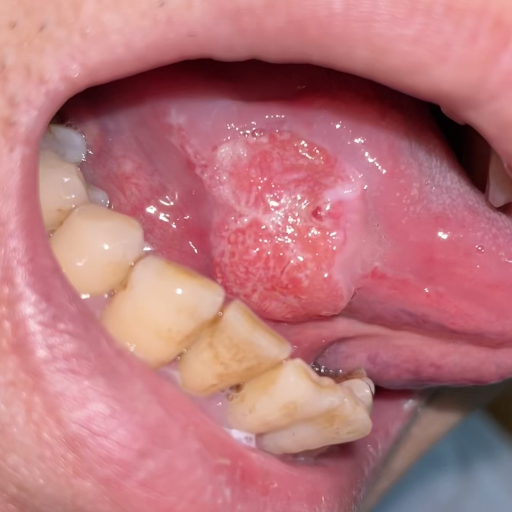
#> input picture samples/center-position/cancer/00031.jpg, 1024 x 1024 px (shown at 1/2 size); its folder holds only this picture in this run
$ python create_dataset.py
#> lines starting #> are read from the running program, lines starting #| are printed output that depends on the picture; pictures that were not available may be replaced by others from this repository, and a replacement may not be noted
### prepare_data/utils.py
import os
import cv2
import numpy as np

# [31 lines left out: functions wline, resize, get_allfiles, not called in this run]

def list_dir(filepath):
    files=[]
    pathDir=os.listdir(filepath)
    if os.path.isfile(os.path.join(filepath,pathDir[0])):
        return pathDir

    pathDir.sort(key=lambda x: x[:-4].lower(),reverse=True)
    for eachfile in pathDir:
        #file=os.path.join('%s\%s' %(filepath,eachfile))
        #print(eachfile)
        files.append(eachfile)
    return files


# [68 lines left out: functions read_pathfiles, remove_files, read_images, get_roiimg, autofind_wh, read_txtline_to_list, not called in this run]

def cv_imread(file_path,shape=None):
    # [4 lines of commented-out code are left out]

    if shape!=None:
        npdata=np.fromfile(file_path,dtype=np.uint8)#.reshape((shape[0], shape[1],3))
    else:
        npdata=np.fromfile(file_path,dtype=np.uint8)
    cv_img=cv2.imdecode(npdata, cv2.IMREAD_COLOR)
    return cv_img


def cv_imwrite(filePath,img):
    cv2.imencode('.jpg', img)[1].tofile(filePath) #正确的解决办法

def save_patches(path,filename,img,rects,save_imgsize):
    for i,rect in enumerate(rects):
        roiImg = img[rect[1]:rect[3],rect[0]:rect[2]] #利用numpy中的数组切片设置ROI区域
        file,ext=os.path.splitext(filename)
        roiImg = cv2.resize(roiImg,save_imgsize)
        cv_imwrite(os.path.join(path,file+"_"+str(i)+".jpg"),roiImg)

### create_experiment_data/augmentation.py
import numpy as np
import random as rand
import cv2
import os
import time
from utils import read_txtline_to_list,list_dir,cv_imread,cv_imwrite,save_patches
import math

def get_boundingbox(point,boxsize,imgWidth,imgHeight):
    x_start=0
    y_start=0
    box_width=boxsize
    box_height=boxsize

    if( point[0] +box_width/2>imgWidth):
        x_start=imgWidth-box_width
    elif( point[0]-box_width/2<0):
        x_start=0
    else:
        x_start=point[0]-box_width/2

    if( point[1] +box_height/2>imgHeight):
        y_start=imgHeight-box_height
    elif(point[1]-box_height/2<0):
        y_start=0
    else:
        y_start=point[1]-box_height/2

    return int(x_start),int(y_start),int(x_start+box_width),int(y_start+box_height)

# [13 lines left out: functions vis_patches, box2center, not called in this run]

def get_neighbor_patches(cX,cY,img_width,img_height,patch_size=512,arate=2,b_random=False):
    rects=[]
    offset=0
    if b_random==False:
        offset=int(patch_size/8)
    else:
        rand.seed(time.time())
        offset=int(rand.random()*patch_size/5)
    if arate==1:
        rects.append(get_boundingbox((cX,cY),patch_size,img_width,img_height))
    elif arate==3:
        rects.append(get_boundingbox((cX-offset,cY-offset),patch_size,img_width,img_height))
        rects.append(get_boundingbox((cX+offset,cY+offset),patch_size,img_width,img_height))
        rects.append(get_boundingbox((cX,cY),patch_size,img_width,img_height))
    elif arate==5:
        rects.append(get_boundingbox((cX-offset,cY-offset),patch_size,img_width,img_height))
        rects.append(get_boundingbox((cX-offset,cY+offset),patch_size,img_width,img_height))
        rects.append(get_boundingbox((cX+offset,cY-offset),patch_size,img_width,img_height))
        rects.append(get_boundingbox((cX+offset,cY+offset),patch_size,img_width,img_height))
        rects.append(get_boundingbox((cX,cY),patch_size,img_width,img_height))
    elif arate==15:
        for i in range(14):
            theta=round(360/14)*(1+i)
            x=cX+round(offset*math.cos(math.radians(theta)))
            y=cY+round(offset*math.sin(math.radians(theta)))
            print(i,theta,round(offset*math.cos(math.radians(theta))),round(offset*math.sin(math.radians(theta))))
            rects.append(get_boundingbox((x,y),patch_size,img_width,img_height))
        rects.append(get_boundingbox((cX,cY),patch_size,img_width,img_height))
    else:
        raise AssertionError("the arugment rate is not supported")
    tmp=set(rects)
    return list(tmp)

# [88 lines left out: functions get_rotate_patches, create_negative_patches, not called in this run]


def rotate_point(point1, point2, angle, height):
    """
    点point1绕点point2(base point)旋转angle(正：表示逆时针，负：表示顺时针)后的点
    ======================================
    在平面坐标上，任意点P(x1,y1)，绕一个坐标点Q(x2,y2)旋转θ角度后,新的坐标设为(x, y)的计算公式：
    x= (x1 - x2)*cos(θ) - (y1 - y2)*sin(θ) + x2 ;
    y= (x1 - x2)*sin(θ) + (y1 - y2)*cos(θ) + y2 ;
    ======================================
    将图像坐标(x,y)转换到平面坐标(x`,y`)：
    """
    x1, y1 = point1
    x2, y2 = point2
    # transform the image coordinate to the plane coordinate
    y1 = height - y1
    y2 = height - y2
    x = (x1 - x2) * np.cos(np.pi / 180.0 * angle) - (y1 - y2) * np.sin(np.pi / 180.0 * angle) + x2
    y = (x1 - x2) * np.sin(np.pi / 180.0 * angle) + (y1 - y2) * np.cos(np.pi / 180.0 * angle) + y2
    # transform the plane coordinate to the image coordinate
    y = height - y
    return (x,y)


# [17 lines left out: function rotate_bound_samesize, not called in this run]

def rotate_bound_largersize(image, angle,point):
    # grab the dimensions of the image and then determine the
    # center
    (h, w) = image.shape[:2]
    (cX, cY) = (w // 2, h // 2)

    affine_point=rotate_point(point, (int(cX), int(cY)), -angle, h)
    # grab the rotation matrix (applying the negative of the
    # angle to rotate clockwise), then grab the sine and cosine
    # (i.e., the rotation components of the matrix)
    M = cv2.getRotationMatrix2D((cX, cY), -angle, 1.0)
    cos = np.abs(M[0, 0])
    sin = np.abs(M[0, 1])

    # compute the new bounding dimensions of the image
    nW = int((h * sin) + (w * cos))
    nH = int((h * cos) + (w * sin))

    # adjust the rotation matrix to take into account translation
    M[0, 2] += (nW / 2) - cX
    M[1, 2] += (nH / 2) - cY

    # perform the actual rotation and return the image
    ret=cv2.warpAffine(image, M, (nW, nH),cv2.INTER_LINEAR,cv2.BORDER_CONSTANT,)
    #cv2.circle(ret, (int(affine_point[0]),int(affine_point[1])), 4, (0, 0, 255), 3)
    return ret

# [14 lines that do not run on import are left out]

### prepare_data/create_dataset.py
from utils import list_dir,cv_imread,cv_imwrite,save_patches
import os
import cv2
import augmentation as ag
import random

def create_center_position_patches(input_dir,output_dir,patch_size,save_image_size,neighboring_num,b_rotate):

    files=list_dir(input_dir)
    print("the number of files in %s: %d" %(input_dir, len(files)))
    num_patches=0
    for j,eachfile in enumerate(files):
        filepre,fileext=os.path.splitext(eachfile)
        imgfile=os.path.join(input_dir,eachfile)
        img=cv_imread(imgfile)
        if img.any()==None:
            print("read image %s file failed",imgfile)
        if int(img.shape[0]*100/img.shape[1])==133:
            img=cv2.resize(img,(3000,4000))
        elif int(img.shape[0]*100/img.shape[1])==75:
            img=cv2.resize(img,(4000,3000))
        elif img.shape[0]>img.shape[1]:
            rate=4000/img.shape[0]
            img=cv2.resize(img,(int(img.shape[1]*rate),int(img.shape[0]*rate)))
        elif img.shape[0]<img.shape[1]:
            rate=4000/img.shape[1]
            img=cv2.resize(img,(int(img.shape[1]*rate),int(img.shape[0]*rate)))

        height, width=img.shape[0],img.shape[1]
        cX=int(img.shape[1]/2)
        cY=int(img.shape[0]/2)

        rects=ag.get_neighbor_patches(cX,cY,width,height,patch_size=patch_size,arate=neighboring_num)
        #img=ag.rotate_bound_samesize(img,30,shapes["points"])
        save_patches(output_dir,filepre+"_1.jpg",img,rects,save_image_size)
        num_patches+=len(rects)
        if b_rotate:
            ret_img=ag.rotate_bound_largersize(img,-15,(cX,cY))
            height_inc, width_inc=int((ret_img.shape[0]-img.shape[0])/2),int((ret_img.shape[1]-img.shape[1])/2)
            nrects=[(a[0]+width_inc,a[1]+height_inc, a[2]+width_inc, a[3]+height_inc) for a in rects]
            #print(rects,nrects,height_inc, width_inc)
            save_patches(output_dir,filepre+"_2.jpg",ret_img,nrects,save_image_size)
            num_patches+=len(rects)
            ret_img=ag.rotate_bound_largersize(img,15,(cX,cY))
            height_inc, width_inc=int((ret_img.shape[0]-img.shape[0])/2),int((ret_img.shape[1]-img.shape[1])/2)
            nrects=[(a[0]+width_inc,a[1]+height_inc, a[2]+width_inc, a[3]+height_inc) for a in rects]
            save_patches(output_dir,filepre+"_3.jpg",ret_img,nrects,save_image_size)
            num_patches+=len(rects)
        print(num_patches)
    return num_patches

# [65 lines left out: functions create_random_position_patches, create_dataset_random_position, not called in this run]

def create_dataset_center_position():

    #create training set using resampling method
    b_train=True

    #create test set using center crop method
    #b_train=False

    #crop_patch_size=1024+256+256
    crop_patch_size=1024+512+512
    save_image_size=(1024,1024)

    if b_train==False:
        b_rotate=False
        neighboring_nums={"normal":1,"ulcer":1,"lowrisk":1,"highrisk":1,"cancer":1}
        dataset_basepath="E:\\dataset_oral\\our_oral\\v4\\test"
        rebuild_basepath="E:\\dataset_oral\\our_oral\\center-position\\test"
    else:
        b_rotate=True
        neighboring_nums={"normal":1,"ulcer":3,"lowrisk":3,"highrisk":5,"cancer":15}
        dataset_basepath="E:\\dataset_oral\\our_oral\\v4\\train"
        rebuild_basepath="E:\\dataset_oral\\our_oral\\center-position\\train"

    sclasses=["normal","cancer","ulcer","highrisk","lowrisk"]
    for sclass in sclasses:
        input_dir=os.path.join(dataset_basepath,sclass)
        output_dir=os.path.join(rebuild_basepath,sclass)
        create_center_position_patches(input_dir,output_dir,crop_patch_size,save_image_size,neighboring_nums[sclass],b_rotate)
#> in cv_imread, cv_img is the input picture: shape (1024, 1024, 3); mean B, G, R 123.4, 118.4, 184.8
#> in rotate_bound_largersize, `ret=cv2.warpAffine(image, M, (nW, nH),cv2.INTER_LINEAR,cv2.BORDER_CONS..`:
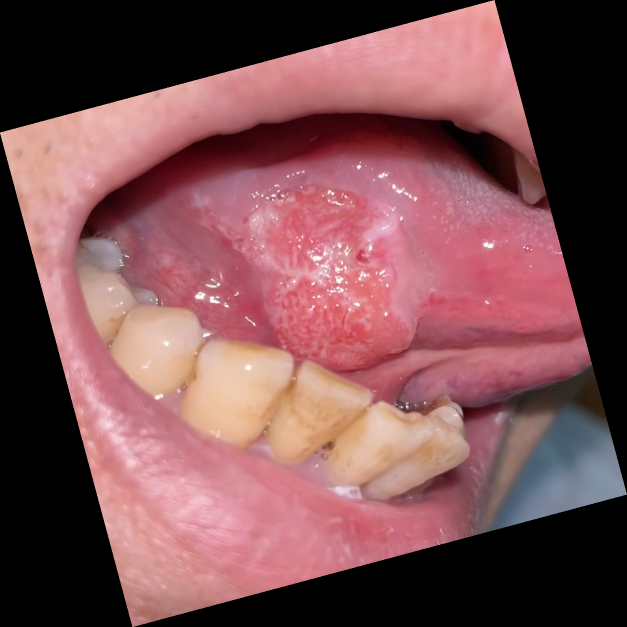
#> ret: shape (1254, 1254, 3) (shown at 1/2 size); mean B, G, R 82.3, 79, 123.3
#> call 2 of save_patches, with filename = '00031_2.jpg', save_imgsize = (1024, 1024)
#> in save_patches (call 2), `roiImg = img[rect[1]:rect[3],rect[0]:rect[2]]`:
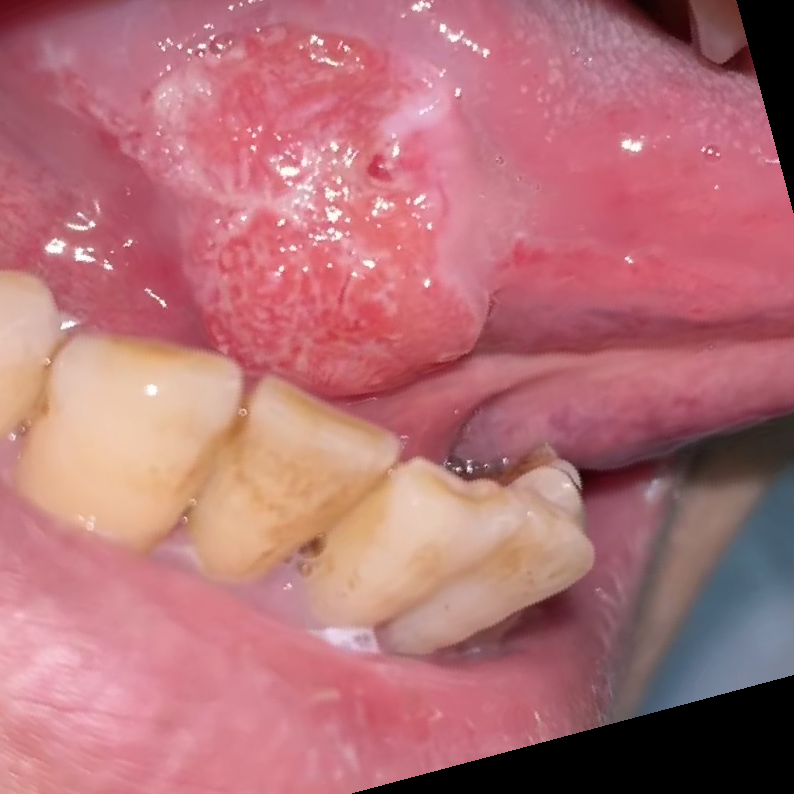
#> roiImg: shape (794, 794, 3); mean B, G, R 118.8, 112.9, 179.7
#> call 2 of rotate_bound_largersize, with angle = 15, point = (512, 512)
#> in rotate_bound_largersize (call 2), `ret=cv2.warpAffine(image, M, (nW, nH),cv2.INTER_LINEAR,cv2.BORDER_CONS..`:
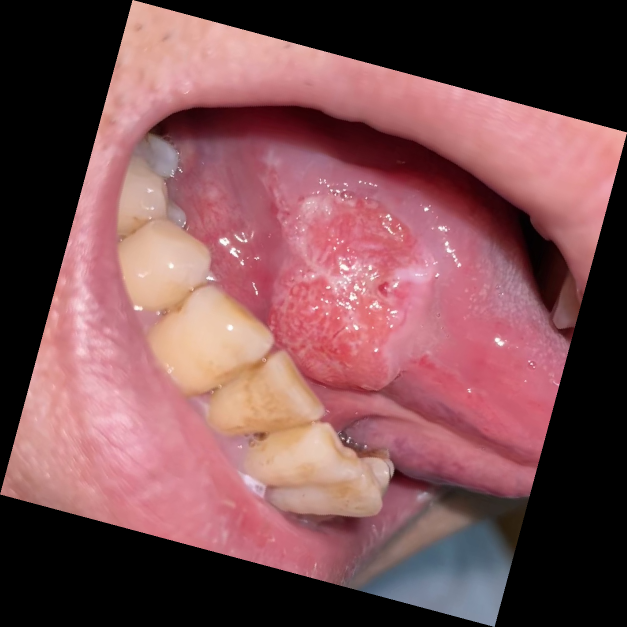
#> ret: shape (1254, 1254, 3) (shown at 1/2 size); mean B, G, R 82.3, 79, 123.3
#> call 3 of save_patches, with filename = '00031_3.jpg', save_imgsize = (1024, 1024)
#> in save_patches (call 3), `roiImg = img[rect[1]:rect[3],rect[0]:rect[2]]`:
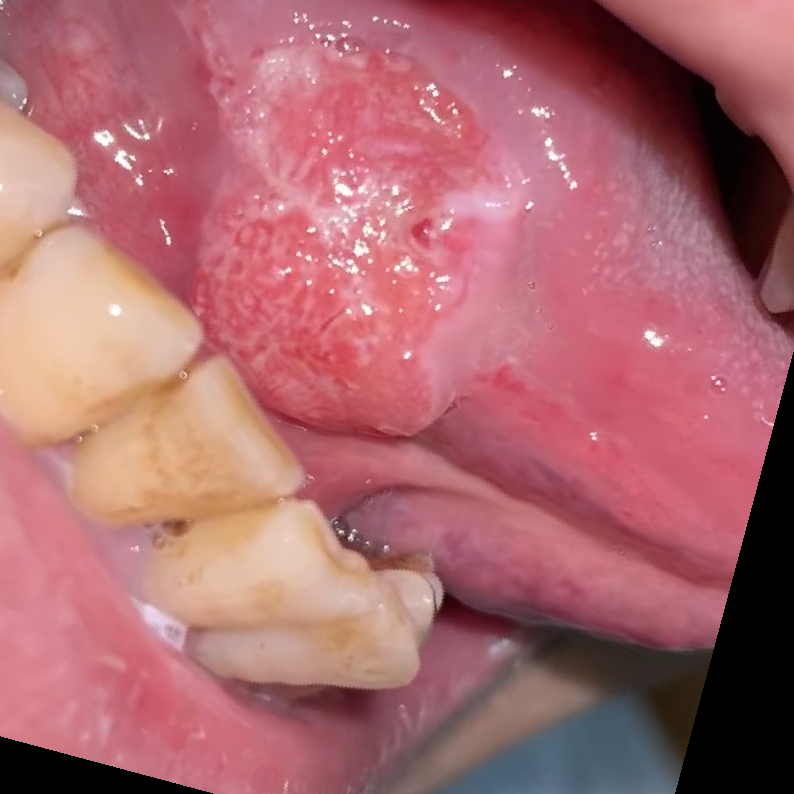
#> roiImg: shape (794, 794, 3); mean B, G, R 110.2, 104.8, 171
#| 3


if __name__ == "__main__":
    create_dataset_center_position()
    #create_dataset_random_position()
